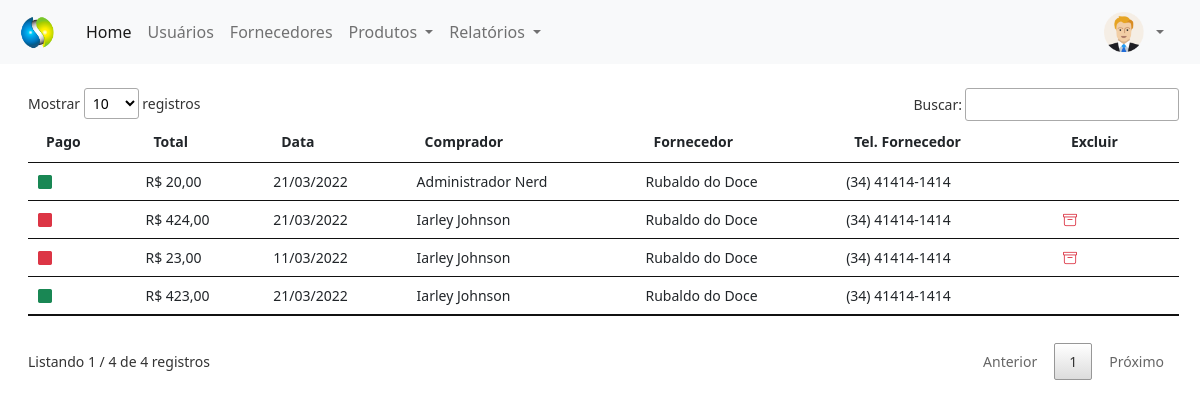
Page /painel-adm/index.php?pagina=compras (signed in) on the earlier database version.
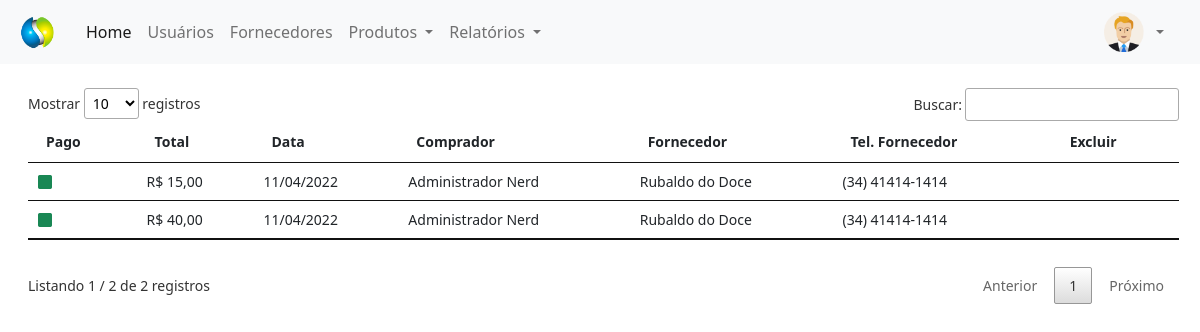
Same page on the later database version.
### tables this page shows
CREATE TABLE `compras` (
  `id` int(11) NOT NULL,
  `total` decimal(8,2) NOT NULL,
  `data` date NOT NULL,
  `usuario` int(11) NOT NULL,
  `fornecedor` int(11) NOT NULL,
  `pago` varchar(5) NOT NULL
);

CREATE TABLE `usuarios` (
  `id` int(11) NOT NULL,
  `nome` varchar(80) NOT NULL,
  `email` varchar(80) NOT NULL,
  `cpf` varchar(15) NOT NULL,
  `senha` varchar(20) NOT NULL,
  `nivel` varchar(20) NOT NULL
);

CREATE TABLE `fornecedores` (
  `id` int(11) NOT NULL,
  `nome` varchar(80) NOT NULL,
  `tipo_pessoa` varchar(20) NOT NULL,
  `cpf` varchar(20) DEFAULT NULL,
  `email` varchar(80) DEFAULT NULL,
  `telefone` varchar(30) DEFAULT NULL,
  `endereco` varchar(80) DEFAULT NULL
);

### painel-adm/compras.php (the view, shortened to what this page needs)
<?php
require_once('../conexao.php');
$pag = 'compras';
?>
<div class="mt-4" style="margin-right: 25px">
    <?php
    $query_tab = $pdo->query("SELECT * FROM compras order by id desc");
    $res_tab = $query_tab->fetchAll(PDO::FETCH_ASSOC);
    $total_reg_tab = @count($res_tab);
    if ($total_reg_tab > 0) {
    ?>
        <small>
            <table id="usuarios" class="table table-hover my-4" style="width:100%">
                <thead>
                    <tr>
                        <th>Pago</th>
                        <th>Total</th>
                        <th>Data</th>
                        <th>Comprador</th>
                        <th>Fornecedor</th>
                        <th>Tel. Fornecedor</th>
                        <th>Excluir</th>
                    </tr>
                </thead>
                <tbody>
                    <?php
                    for ($i = 0; $i < $total_reg_tab; $i++) {
                        $data = $res_tab[$i]['data'];
                        $id_usuario = $res_tab[$i]['usuario'];
                        $query_usuario = $pdo->query("SELECT * FROM usuarios WHERE id = '$id_usuario'");
                        $res_usuario = $query_usuario->fetchAll(PDO::FETCH_ASSOC);
                        $total_reg_usuario = @count($res_usuario);
                        if ($total_reg_usuario > 0) {
                            $nome_usuario = $res_usuario[0]['nome'];
                        }
                        $id_fornecedor = $res_tab[$i]['fornecedor'];
                        $query_fornecedor = $pdo->query("SELECT * FROM fornecedores WHERE id = '$id_fornecedor'");
                        $res_fornecedor = $query_fornecedor->fetchAll(PDO::FETCH_ASSOC);
                        $total_reg_fornecedor = @count($res_fornecedor);
                        if ($total_reg_fornecedor > 0) {
                            $nome_fornecedor = $res_fornecedor[0]['nome'];
                            $telefone_fornecedor = $res_fornecedor[0]['telefone'];
                        }
                        if ($res_tab[$i]['pago'] == 'Sim') {
                            $classe = 'text-success';
                        } else {
                            $classe = 'text-danger';
                        }
                    ?>
                        <tr>
                            <td>
                                <i class="bi bi-square-fill <?php echo $classe; ?>"></i>
                            </td>
                            <td>
                                R$ <?php echo number_format($res_tab[$i]['total'], 2, ',', '.'); ?>
                            </td>
                            <td>
                                <?php echo implode('/', array_reverse(explode('-', $data)));
                                ?>
                            </td>
                            <td>
                                <?php echo $nome_usuario; ?>
                            </td>
                            <td>
                                <?php echo $nome_fornecedor; ?>
                            </td>
                            <td>
                                <?php echo $telefone_fornecedor; ?>
                            </td>
                            <td>
                                <?php
                                if ($res_tab[$i]['pago'] != 'Sim') {
                                ?>
                                    <a href="index.php?pagina=<?php echo $pag; ?>&funcao=deletar&id=<?php echo $res_tab[$i]['id']; ?>" type="button" title="Excluir Registro" style="text-decoration: none">
                                        <i class="bi bi-archive text-danger me-2"></i>
                                    </a>
                                <?php } ?>
                            </td>
                        </tr>
                    <?php }
                    ?>
                </tbody>
            </table>
        </small>
    <?php } else {
        echo "Não existem dados para serem exibidos!";
    } ?>
</div>

### painel-adm/index.php (shortened to what this page needs)
<?php
$menu1 = 'home';
$menu2 = 'usuarios';
$menu3 = 'fornecedores';
$menu4 = 'categorias';
$menu5 = 'produtos';
$menu6 = 'compras';
?>
<!DOCTYPE html>
<html lang="en">
<head>
    <link href="https://cdn.jsdelivr.net/npm/bootstrap@5.1.3/dist/css/bootstrap.min.css" rel="stylesheet">
    <link rel="stylesheet" href="https://cdn.jsdelivr.net/npm/bootstrap-icons@1.8.0/font/bootstrap-icons.css">
    <link rel="stylesheet" type="text/css" href="../vendor/DataTables/datatables.min.css">
</head>
<body>
    <nav class="navbar navbar-expand-lg navbar-light bg-light">
        <div class="container-fluid">
            <a class="navbar-brand" href="index.php">
                <img src="../img/logo.png" width="50px">
            </a>
            <div class="collapse navbar-collapse" id="navbarSupportedContent">
                <ul class="navbar-nav me-auto mb-2 mb-lg-0">
                    <li class="nav-item">
                        <a class="nav-link active" aria-current="page" href="index.php?pagina=<?php echo $menu1; ?>">Home</a>
                    </li>
                    <li class="nav-item">
                        <a class="nav-link" href="index.php?pagina=<?php echo $menu2; ?>">Usuários</a>
                    </li>
                    <li class="nav-item">
                        <a class="nav-link" href="index.php?pagina=<?php echo $menu3; ?>">Fornecedores</a>
                    </li>
                    <li class="nav-item dropdown">
                        <a class="nav-link dropdown-toggle" href="#" id="navbarDropdown" role="button" data-bs-toggle="dropdown" aria-expanded="false">
                            Produtos
                        </a>
                    </li>
                    <li class="nav-item dropdown">
                        <a class="nav-link dropdown-toggle" href="#" id="navbarDropdown" role="button" data-bs-toggle="dropdown" aria-expanded="false">
                            Relatórios
                        </a>
                    </li>
                </ul>
                <div class="d-flex mx-3">
                    <img src="../img/icone-user.png" alt="Usuário" width="40px" height="40px">
                    <div class="collapse navbar-collapse" id="navbarNavDarkDropdown">
                        <ul class="navbar-nav">
                            <li class="nav-item dropdown">
                                <a class="nav-link dropdown-toggle" href="#" id="navbarDarkDropdownMenuLink" role="button" data-bs-toggle="dropdown" aria-expanded="false">
                                </a>
                            </li>
                        </ul>
                    </div>
                </div>
            </div>
        </div>
    </nav>
</body>
<div class="container-fluid mt-2 mx-3">
    <?php
    if (@$_GET['pagina'] == $menu1) {
        require_once($menu1 . '.php');
    } else if (@$_GET['pagina'] == $menu2) {
        require_once($menu2 . '.php');
    } else if (@$_GET['pagina'] == $menu3) {
        require_once($menu3 . '.php');
    } else if (@$_GET['pagina'] == $menu4) {
        require_once($menu4 . '.php');
    } else if (@$_GET['pagina'] == $menu5) {
        require_once($menu5 . '.php');
    } else if (@$_GET['pagina'] == $menu6) {
        require_once($menu6 . '.php');
    } else {
        require_once($menu1 . '.php');
    }
    ?>
</div>
</html>

Differences in the rows shown:
removed compras: total "20,00", data "21/03/2022", usuarios.nome "Administrador Nerd", fornecedores.nome "Rubaldo do Doce", fornecedores.telefone "(34) 41414-1414"
removed compras: total "424,00", data "21/03/2022", usuarios.nome "Iarley Johnson", fornecedores.nome "Rubaldo do Doce", fornecedores.telefone "(34) 41414-1414"
removed compras: total "23,00", data "11/03/2022", usuarios.nome "Iarley Johnson", fornecedores.nome "Rubaldo do Doce", fornecedores.telefone "(34) 41414-1414"
changed compras (number 1 of 2 on the later page): total "423,00" → "15,00"; data "21/03/2022" → "11/04/2022"; usuarios.nome "Iarley Johnson" → "Administrador Nerd"
added compras: total "40,00", data "11/04/2022", usuarios.nome "Administrador Nerd", fornecedores.nome "Rubaldo do Doce", fornecedores.telefone "(34) 41414-1414"
Other differences:
text written by a page script: "Mostrar registros Buscar: Listando 1 / 4 de 4 registros Anterior 1 Próximo" → "Mostrar registros Buscar: Listando 1 / 2 de 2 registros Anterior 1 Próximo"
